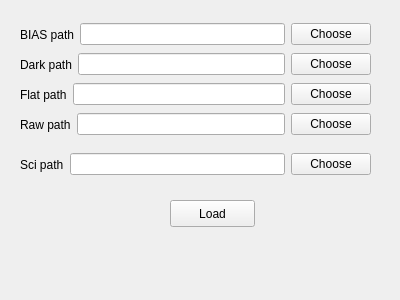
<?xml version="1.0" encoding="UTF-8"?>
<ui version="4.0">
 <class>Form</class>
 <widget class="QWidget" name="Form">
  <property name="geometry">
   <rect>
    <x>0</x>
    <y>0</y>
    <width>400</width>
    <height>300</height>
   </rect>
  </property>
  <property name="windowTitle">
   <string>Form</string>
  </property>
  <widget class="QPushButton" name="pushButton_6">
   <property name="geometry">
    <rect>
     <x>170</x>
     <y>200</y>
     <width>85</width>
     <height>27</height>
    </rect>
   </property>
   <property name="text">
    <string>Load</string>
   </property>
  </widget>
  <widget class="QWidget" name="">
   <property name="geometry">
    <rect>
     <x>20</x>
     <y>20</y>
     <width>351</width>
     <height>29</height>
    </rect>
   </property>
   <layout class="QHBoxLayout" name="horizontalLayout">
    <item>
     <widget class="QLabel" name="label">
      <property name="text">
       <string>BIAS path</string>
      </property>
     </widget>
    </item>
    <item>
     <widget class="QLineEdit" name="lineEdit"/>
    </item>
    <item>
     <widget class="QPushButton" name="pushButton">
      <property name="text">
       <string>Choose</string>
      </property>
     </widget>
    </item>
   </layout>
  </widget>
  <widget class="QWidget" name="">
   <property name="geometry">
    <rect>
     <x>20</x>
     <y>50</y>
     <width>351</width>
     <height>29</height>
    </rect>
   </property>
   <layout class="QHBoxLayout" name="horizontalLayout_2">
    <item>
     <widget class="QLabel" name="label_2">
      <property name="text">
       <string>Dark path</string>
      </property>
     </widget>
    </item>
    <item>
     <widget class="QLineEdit" name="lineEdit_2"/>
    </item>
    <item>
     <widget class="QPushButton" name="pushButton_2">
      <property name="text">
       <string>Choose</string>
      </property>
     </widget>
    </item>
   </layout>
  </widget>
  <widget class="QWidget" name="">
   <property name="geometry">
    <rect>
     <x>20</x>
     <y>80</y>
     <width>351</width>
     <height>29</height>
    </rect>
   </property>
   <layout class="QHBoxLayout" name="horizontalLayout_3">
    <item>
     <widget class="QLabel" name="label_3">
      <property name="text">
       <string>Flat path</string>
      </property>
     </widget>
    </item>
    <item>
     <widget class="QLineEdit" name="lineEdit_3"/>
    </item>
    <item>
     <widget class="QPushButton" name="pushButton_3">
      <property name="text">
       <string>Choose</string>
      </property>
     </widget>
    </item>
   </layout>
  </widget>
  <widget class="QWidget" name="">
   <property name="geometry">
    <rect>
     <x>20</x>
     <y>110</y>
     <width>351</width>
     <height>29</height>
    </rect>
   </property>
   <layout class="QHBoxLayout" name="horizontalLayout_4">
    <item>
     <widget class="QLabel" name="label_4">
      <property name="text">
       <string>Raw path</string>
      </property>
     </widget>
    </item>
    <item>
     <widget class="QLineEdit" name="lineEdit_4"/>
    </item>
    <item>
     <widget class="QPushButton" name="pushButton_4">
      <property name="text">
       <string>Choose</string>
      </property>
     </widget>
    </item>
   </layout>
  </widget>
  <widget class="QWidget" name="">
   <property name="geometry">
    <rect>
     <x>20</x>
     <y>150</y>
     <width>351</width>
     <height>29</height>
    </rect>
   </property>
   <layout class="QHBoxLayout" name="horizontalLayout_5">
    <item>
     <widget class="QLabel" name="label_5">
      <property name="text">
       <string>Sci path</string>
      </property>
     </widget>
    </item>
    <item>
     <widget class="QLineEdit" name="lineEdit_5"/>
    </item>
    <item>
     <widget class="QPushButton" name="pushButton_5">
      <property name="text">
       <string>Choose</string>
      </property>
     </widget>
    </item>
   </layout>
  </widget>
 </widget>
 <resources/>
 <connections/>
</ui>
